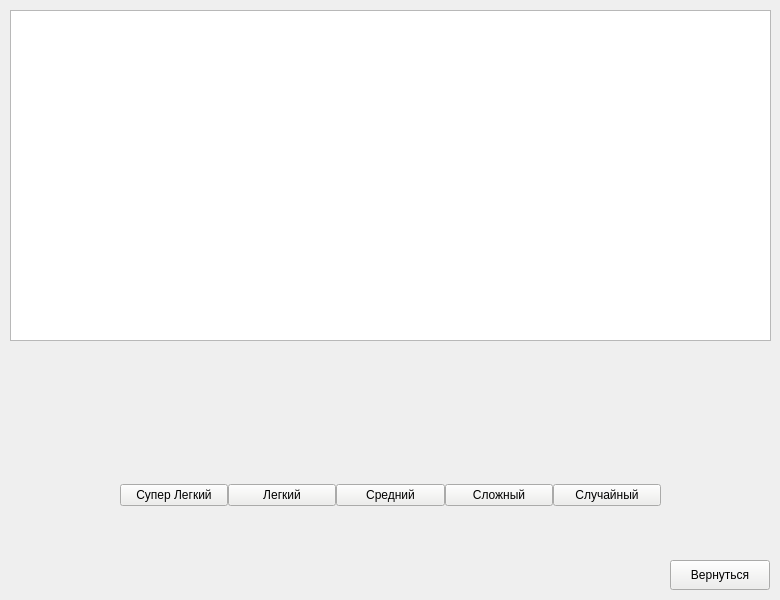
<?xml version="1.0" encoding="UTF-8"?>
<ui version="4.0">
 <class>train</class>
 <widget class="QWidget" name="train">
  <property name="geometry">
   <rect>
    <x>0</x>
    <y>0</y>
    <width>780</width>
    <height>600</height>
   </rect>
  </property>
  <property name="windowTitle">
   <string>Form</string>
  </property>
  <widget class="QTextBrowser" name="main">
   <property name="geometry">
    <rect>
     <x>10</x>
     <y>10</y>
     <width>761</width>
     <height>331</height>
    </rect>
   </property>
  </widget>
  <widget class="QStackedWidget" name="stackedWidget">
   <property name="geometry">
    <rect>
     <x>0</x>
     <y>350</y>
     <width>780</width>
     <height>250</height>
    </rect>
   </property>
   <property name="palette">
    <palette>
     <active>
      <colorrole role="WindowText">
       <brush brushstyle="SolidPattern">
        <color alpha="255">
         <red>0</red>
         <green>0</green>
         <blue>0</blue>
        </color>
       </brush>
      </colorrole>
      <colorrole role="Button">
       <brush brushstyle="SolidPattern">
        <color alpha="255">
         <red>238</red>
         <green>238</green>
         <blue>236</blue>
        </color>
       </brush>
      </colorrole>
      <colorrole role="Light">
       <brush brushstyle="SolidPattern">
        <color alpha="255">
         <red>255</red>
         <green>255</green>
         <blue>255</blue>
        </color>
       </brush>
      </colorrole>
      <colorrole role="Midlight">
       <brush brushstyle="SolidPattern">
        <color alpha="255">
         <red>246</red>
         <green>246</green>
         <blue>245</blue>
        </color>
       </brush>
      </colorrole>
      <colorrole role="Dark">
       <brush brushstyle="SolidPattern">
        <color alpha="255">
         <red>119</red>
         <green>119</green>
         <blue>118</blue>
        </color>
       </brush>
      </colorrole>
      <colorrole role="Mid">
       <brush brushstyle="SolidPattern">
        <color alpha="255">
         <red>159</red>
         <green>159</green>
         <blue>157</blue>
        </color>
       </brush>
      </colorrole>
      <colorrole role="Text">
       <brush brushstyle="SolidPattern">
        <color alpha="255">
         <red>0</red>
         <green>0</green>
         <blue>0</blue>
        </color>
       </brush>
      </colorrole>
      <colorrole role="BrightText">
       <brush brushstyle="SolidPattern">
        <color alpha="255">
         <red>255</red>
         <green>255</green>
         <blue>255</blue>
        </color>
       </brush>
      </colorrole>
      <colorrole role="ButtonText">
       <brush brushstyle="SolidPattern">
        <color alpha="255">
         <red>0</red>
         <green>0</green>
         <blue>0</blue>
        </color>
       </brush>
      </colorrole>
      <colorrole role="Base">
       <brush brushstyle="SolidPattern">
        <color alpha="255">
         <red>255</red>
         <green>255</green>
         <blue>255</blue>
        </color>
       </brush>
      </colorrole>
      <colorrole role="Window">
       <brush brushstyle="SolidPattern">
        <color alpha="255">
         <red>238</red>
         <green>238</green>
         <blue>236</blue>
        </color>
       </brush>
      </colorrole>
      <colorrole role="Shadow">
       <brush brushstyle="SolidPattern">
        <color alpha="255">
         <red>0</red>
         <green>0</green>
         <blue>0</blue>
        </color>
       </brush>
      </colorrole>
      <colorrole role="AlternateBase">
       <brush brushstyle="SolidPattern">
        <color alpha="255">
         <red>246</red>
         <green>246</green>
         <blue>245</blue>
        </color>
       </brush>
      </colorrole>
      <colorrole role="ToolTipBase">
       <brush brushstyle="SolidPattern">
        <color alpha="255">
         <red>255</red>
         <green>255</green>
         <blue>220</blue>
        </color>
       </brush>
      </colorrole>
      <colorrole role="ToolTipText">
       <brush brushstyle="SolidPattern">
        <color alpha="255">
         <red>0</red>
         <green>0</green>
         <blue>0</blue>
        </color>
       </brush>
      </colorrole>
      <colorrole role="PlaceholderText">
       <brush brushstyle="SolidPattern">
        <color alpha="128">
         <red>0</red>
         <green>0</green>
         <blue>0</blue>
        </color>
       </brush>
      </colorrole>
     </active>
     <inactive>
      <colorrole role="WindowText">
       <brush brushstyle="SolidPattern">
        <color alpha="255">
         <red>0</red>
         <green>0</green>
         <blue>0</blue>
        </color>
       </brush>
      </colorrole>
      <colorrole role="Button">
       <brush brushstyle="SolidPattern">
        <color alpha="255">
         <red>238</red>
         <green>238</green>
         <blue>236</blue>
        </color>
       </brush>
      </colorrole>
      <colorrole role="Light">
       <brush brushstyle="SolidPattern">
        <color alpha="255">
         <red>255</red>
         <green>255</green>
         <blue>255</blue>
        </color>
       </brush>
      </colorrole>
      <colorrole role="Midlight">
       <brush brushstyle="SolidPattern">
        <color alpha="255">
         <red>246</red>
         <green>246</green>
         <blue>245</blue>
        </color>
       </brush>
      </colorrole>
      <colorrole role="Dark">
       <brush brushstyle="SolidPattern">
        <color alpha="255">
         <red>119</red>
         <green>119</green>
         <blue>118</blue>
        </color>
       </brush>
      </colorrole>
      <colorrole role="Mid">
       <brush brushstyle="SolidPattern">
        <color alpha="255">
         <red>159</red>
         <green>159</green>
         <blue>157</blue>
        </color>
       </brush>
      </colorrole>
      <colorrole role="Text">
       <brush brushstyle="SolidPattern">
        <color alpha="255">
         <red>0</red>
         <green>0</green>
         <blue>0</blue>
        </color>
       </brush>
      </colorrole>
      <colorrole role="BrightText">
       <brush brushstyle="SolidPattern">
        <color alpha="255">
         <red>255</red>
         <green>255</green>
         <blue>255</blue>
        </color>
       </brush>
      </colorrole>
      <colorrole role="ButtonText">
       <brush brushstyle="SolidPattern">
        <color alpha="255">
         <red>0</red>
         <green>0</green>
         <blue>0</blue>
        </color>
       </brush>
      </colorrole>
      <colorrole role="Base">
       <brush brushstyle="SolidPattern">
        <color alpha="255">
         <red>255</red>
         <green>255</green>
         <blue>255</blue>
        </color>
       </brush>
      </colorrole>
      <colorrole role="Window">
       <brush brushstyle="SolidPattern">
        <color alpha="255">
         <red>238</red>
         <green>238</green>
         <blue>236</blue>
        </color>
       </brush>
      </colorrole>
      <colorrole role="Shadow">
       <brush brushstyle="SolidPattern">
        <color alpha="255">
         <red>0</red>
         <green>0</green>
         <blue>0</blue>
        </color>
       </brush>
      </colorrole>
      <colorrole role="AlternateBase">
       <brush brushstyle="SolidPattern">
        <color alpha="255">
         <red>246</red>
         <green>246</green>
         <blue>245</blue>
        </color>
       </brush>
      </colorrole>
      <colorrole role="ToolTipBase">
       <brush brushstyle="SolidPattern">
        <color alpha="255">
         <red>255</red>
         <green>255</green>
         <blue>220</blue>
        </color>
       </brush>
      </colorrole>
      <colorrole role="ToolTipText">
       <brush brushstyle="SolidPattern">
        <color alpha="255">
         <red>0</red>
         <green>0</green>
         <blue>0</blue>
        </color>
       </brush>
      </colorrole>
      <colorrole role="PlaceholderText">
       <brush brushstyle="SolidPattern">
        <color alpha="128">
         <red>0</red>
         <green>0</green>
         <blue>0</blue>
        </color>
       </brush>
      </colorrole>
     </inactive>
     <disabled>
      <colorrole role="WindowText">
       <brush brushstyle="SolidPattern">
        <color alpha="255">
         <red>119</red>
         <green>119</green>
         <blue>118</blue>
        </color>
       </brush>
      </colorrole>
      <colorrole role="Button">
       <brush brushstyle="SolidPattern">
        <color alpha="255">
         <red>238</red>
         <green>238</green>
         <blue>236</blue>
        </color>
       </brush>
      </colorrole>
      <colorrole role="Light">
       <brush brushstyle="SolidPattern">
        <color alpha="255">
         <red>255</red>
         <green>255</green>
         <blue>255</blue>
        </color>
       </brush>
      </colorrole>
      <colorrole role="Midlight">
       <brush brushstyle="SolidPattern">
        <color alpha="255">
         <red>246</red>
         <green>246</green>
         <blue>245</blue>
        </color>
       </brush>
      </colorrole>
      <colorrole role="Dark">
       <brush brushstyle="SolidPattern">
        <color alpha="255">
         <red>119</red>
         <green>119</green>
         <blue>118</blue>
        </color>
       </brush>
      </colorrole>
      <colorrole role="Mid">
       <brush brushstyle="SolidPattern">
        <color alpha="255">
         <red>159</red>
         <green>159</green>
         <blue>157</blue>
        </color>
       </brush>
      </colorrole>
      <colorrole role="Text">
       <brush brushstyle="SolidPattern">
        <color alpha="255">
         <red>119</red>
         <green>119</green>
         <blue>118</blue>
        </color>
       </brush>
      </colorrole>
      <colorrole role="BrightText">
       <brush brushstyle="SolidPattern">
        <color alpha="255">
         <red>255</red>
         <green>255</green>
         <blue>255</blue>
        </color>
       </brush>
      </colorrole>
      <colorrole role="ButtonText">
       <brush brushstyle="SolidPattern">
        <color alpha="255">
         <red>119</red>
         <green>119</green>
         <blue>118</blue>
        </color>
       </brush>
      </colorrole>
      <colorrole role="Base">
       <brush brushstyle="SolidPattern">
        <color alpha="255">
         <red>238</red>
         <green>238</green>
         <blue>236</blue>
        </color>
       </brush>
      </colorrole>
      <colorrole role="Window">
       <brush brushstyle="SolidPattern">
        <color alpha="255">
         <red>238</red>
         <green>238</green>
         <blue>236</blue>
        </color>
       </brush>
      </colorrole>
      <colorrole role="Shadow">
       <brush brushstyle="SolidPattern">
        <color alpha="255">
         <red>0</red>
         <green>0</green>
         <blue>0</blue>
        </color>
       </brush>
      </colorrole>
      <colorrole role="AlternateBase">
       <brush brushstyle="SolidPattern">
        <color alpha="255">
         <red>238</red>
         <green>238</green>
         <blue>236</blue>
        </color>
       </brush>
      </colorrole>
      <colorrole role="ToolTipBase">
       <brush brushstyle="SolidPattern">
        <color alpha="255">
         <red>255</red>
         <green>255</green>
         <blue>220</blue>
        </color>
       </brush>
      </colorrole>
      <colorrole role="ToolTipText">
       <brush brushstyle="SolidPattern">
        <color alpha="255">
         <red>0</red>
         <green>0</green>
         <blue>0</blue>
        </color>
       </brush>
      </colorrole>
      <colorrole role="PlaceholderText">
       <brush brushstyle="SolidPattern">
        <color alpha="128">
         <red>0</red>
         <green>0</green>
         <blue>0</blue>
        </color>
       </brush>
      </colorrole>
     </disabled>
    </palette>
   </property>
   <property name="currentIndex">
    <number>0</number>
   </property>
   <widget class="QWidget" name="page">
    <widget class="QPushButton" name="return_to">
     <property name="geometry">
      <rect>
       <x>670</x>
       <y>210</y>
       <width>100</width>
       <height>30</height>
      </rect>
     </property>
     <property name="text">
      <string>Вернуться</string>
     </property>
    </widget>
    <widget class="QWidget" name="horizontalLayoutWidget_3">
     <property name="geometry">
      <rect>
       <x>120</x>
       <y>130</y>
       <width>541</width>
       <height>31</height>
      </rect>
     </property>
     <layout class="QHBoxLayout" name="horizontalLayout_1">
      <property name="spacing">
       <number>0</number>
      </property>
      <item>
       <widget class="QPushButton" name="Super_Easy">
        <property name="text">
         <string>Супер Легкий</string>
        </property>
       </widget>
      </item>
      <item>
       <widget class="QPushButton" name="Easy">
        <property name="text">
         <string>Легкий</string>
        </property>
       </widget>
      </item>
      <item>
       <widget class="QPushButton" name="Normal">
        <property name="text">
         <string>Средний</string>
        </property>
       </widget>
      </item>
      <item>
       <widget class="QPushButton" name="Hard">
        <property name="text">
         <string>Сложный</string>
        </property>
       </widget>
      </item>
      <item>
       <widget class="QPushButton" name="Random">
        <property name="text">
         <string>Случайный</string>
        </property>
       </widget>
      </item>
     </layout>
    </widget>
   </widget>
   <widget class="QWidget" name="open">
    <widget class="QLineEdit" name="stud_c">
     <property name="geometry">
      <rect>
       <x>10</x>
       <y>90</y>
       <width>761</width>
       <height>31</height>
      </rect>
     </property>
    </widget>
    <widget class="QWidget" name="horizontalLayoutWidget_2">
     <property name="geometry">
      <rect>
       <x>160</x>
       <y>210</y>
       <width>461</width>
       <height>31</height>
      </rect>
     </property>
     <layout class="QHBoxLayout" name="horizontalLayout_2">
      <property name="spacing">
       <number>0</number>
      </property>
      <item>
       <widget class="QPushButton" name="l_back">
        <property name="text">
         <string>&lt;</string>
        </property>
       </widget>
      </item>
      <item>
       <widget class="QPushButton" name="l_forward">
        <property name="text">
         <string>&gt;</string>
        </property>
       </widget>
      </item>
     </layout>
    </widget>
    <widget class="QPushButton" name="end_test">
     <property name="geometry">
      <rect>
       <x>720</x>
       <y>210</y>
       <width>50</width>
       <height>30</height>
      </rect>
     </property>
     <property name="text">
      <string>V</string>
     </property>
    </widget>
   </widget>
  </widget>
 </widget>
 <resources/>
 <connections/>
</ui>
